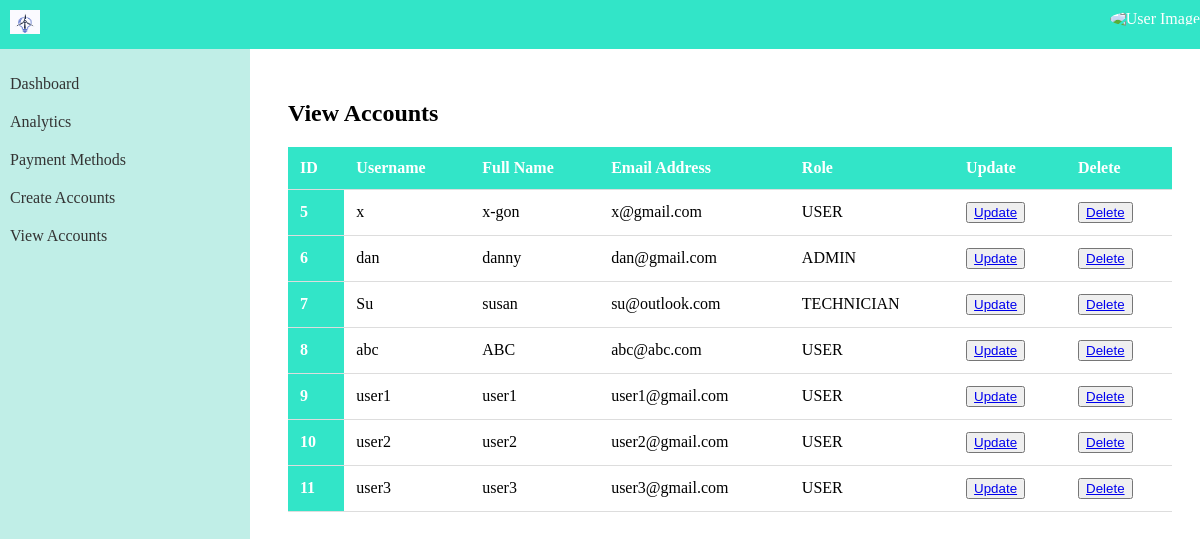
Screenshot of /dashboard/viewAccounts.php with the database file from the repository.
### tables this page shows
CREATE TABLE `users` (
  `uid` int(75) NOT NULL,
  `uName` varchar(75) NOT NULL,
  `fullName` text NOT NULL,
  `email` varchar(75) NOT NULL,
  `password` varchar(100) NOT NULL,
  `role` text NOT NULL
);

### dashboard/viewAccounts.php (the view, shortened to what this page needs)
<!DOCTYPE html>
<html>
<head>
    <link rel="stylesheet" type="text/css" href="view.css">
</head>
<body>
    <div class="navbar">
        <div class="logo">
            <a class="navbar-brand" href="#">
                <img src="images\logo.jpg" alt="Logo" width="30" height="24">
            </a>
        </div>
        <div class="user-menu">
            <img class="user-img" src="path/to/user-image.jpg" alt="User Image">
        </div>
    </div>
    <div class="sidebar">
        <a href="home.php">Dashboard</a>
        <a href="analytics.php">Analytics</a>
        <a href="paymentMethod.php">Payment Methods</a>
        <a href="createAccount.php">Create Accounts</a>
        <a href="viewAccounts.php">View Accounts</a>
    </div>
    <div class="content">
        <h2>View Accounts</h2>
        <table class="accounts-table">
            <thead>
                <tr>
                    <th>ID</th>
                    <th>Username</th>
                    <th>Full Name</th>
                    <th>Email Address</th>
                    <th>Role</th>
                    <th>Update</th>
                    <th>Delete</th>
                </tr>
            </thead>
            <tbody>
                <?php
                    include 'connect.php';
                    $sql = "SELECT * FROM users";
                    $result = mysqli_query($connect,$sql);
                    if ($result){
                        while ($row = mysqli_fetch_assoc($result)) {
                            $id = $row['uid'];
                            $username = $row['uName'];
                            $fullname = $row['fullName'];
                            $email = $row['email'];
                            $role = $row['role'];
                            echo "<tr>
                            <th scope = 'row'>$id</th>
                            <td>$username</td>
                            <td>$fullname</td>
                            <td>$email</td>
                            <td>$role</td>
                            <td><button><a href='update.php?updateid=$id'>Update</a></button></td>
                            <td><button><a href='delete.php?deleteid=$id'>Delete</a></button></td>
                            </tr>
                            ";
                        }
                    }
                ?>
            </tbody>
        </table>
    </div>
</body>
</html>

### dashboard/view.css (style rules this page uses)
.navbar { background-color: rgb(50, 229, 200); color: white; display: flex; justify-content: space-between; padding: 10px; position: fixed; top: 0; left: 0; width: 100%; z-index: 999; }
.logo { font-size: 20px; font-weight: bold; }
.user-menu { position: relative; display: inline-block; }
.user-img { width: 30px; height: 30px; border-radius: 50%; margin-right: 10px; }
.sidebar { height: 100%; width: 250px; background-color: #c0eee7; padding-top: 20px; position: fixed; top: 45px; left: 0; }
.sidebar a { padding: 10px; display: block; text-decoration: none; color: #333; }
.content { margin-top: 60px; margin-left: 260px; padding: 20px; }
.accounts-table { width: 100%; border-collapse: collapse; }
.accounts-table th, .accounts-table td { padding: 12px; text-align: left; border-bottom: 1px solid #ddd; }
.accounts-table th { background-color: rgb(50, 229, 200); color: white; }

### rows the page displays
users: uid "5", uName "x", fullName "x-gon", email "x@gmail.com", role "USER"
users: uid "6", uName "dan", fullName "danny", email "dan@gmail.com", role "ADMIN"
users: uid "7", uName "Su", fullName "susan", email "su@outlook.com", role "TECHNICIAN"
users: uid "8", uName "abc", fullName "ABC", email "abc@abc.com", role "USER"
users: uid "9", uName "user1", fullName "user1", email "user1@gmail.com", role "USER"
users: uid "10", uName "user2", fullName "user2", email "user2@gmail.com", role "USER"
users: uid "11", uName "user3", fullName "user3", email "user3@gmail.com", role "USER"
